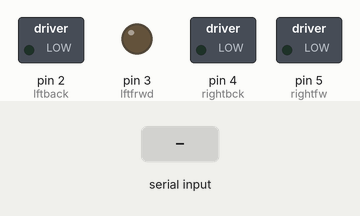
Bench run of a sketch on a simulated Arduino Uno, built with avr-gcc and run on an emulated ATmega328P. Shown: switched loads named in the sketch (green lamp = pin HIGH), output pins drawn as LEDs (lit = HIGH). Inputs (shaded band) come from the test bench.

Above: at 1.2 s.
1.3 s: "B" received over Serial
At 1.9 s:
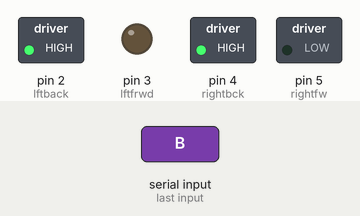
2.8 s: "R" received over Serial
At 4.0 s:
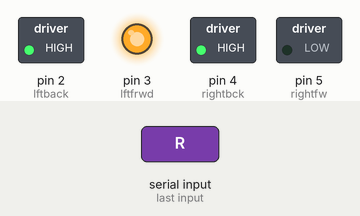
4.3 s: "L" received over Serial
At 5.3 s:
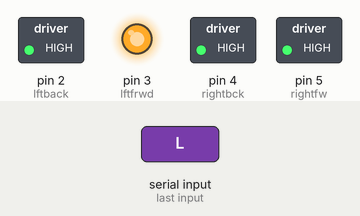
5.8 s: "S" received over Serial
At 6.5 s:
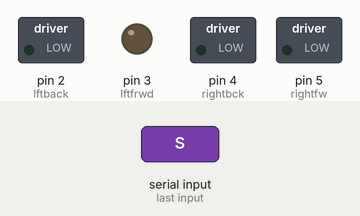
7.3 s: "R" received over Serial
At 7.6 s:
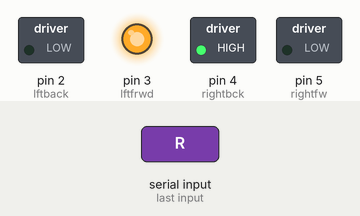
Timing chart, 0 to 9.8 s (numbered marks = the images above; inputs shaded):
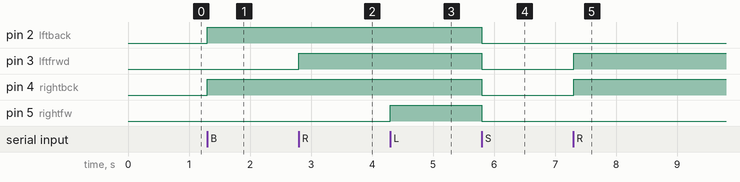

Measured:
- after the input at 1.3 s, pin 2 (lftback), pin 4 (rightbck): LOW → HIGH at once
- after the input at 2.8 s, pin 3 (lftfrwd): LOW → HIGH at once
- after the input at 4.3 s, pin 5 (rightfw): LOW → HIGH at once
- after the input at 5.8 s, pin 2 (lftback), pin 3 (lftfrwd), pin 4 (rightbck), pin 5 (rightfw): HIGH → LOW at once
- after the input at 7.3 s, pin 3 (lftfrwd), pin 4 (rightbck): LOW → HIGH at once

The sketch:

car2-1.ino
```cpp
 #include <AFMotor.h>//library for motor driver
#include <HCSR04.h>//library for ultrasonic sensor
//creating functions for drive mode
void forward();
void reverse();
void halt();
void left();
void right();
// declaring proximity variiables
float duration, d;
// declarations of pins
int echopin = 13;
int trigpin = 12;
int rightfw = 5;
int lftfrwd = 3;
int lftback = 2;
int rightbck = 4;
char val;


void setup() {
  //pinMode(11,OUTPUT);
  pinMode(trigpin,OUTPUT);
  pinMode(echopin, INPUT);
  pinMode(lftfrwd,OUTPUT);
  pinMode(lftback,OUTPUT);
  pinMode(rightfw,OUTPUT);
  pinMode(rightbck,OUTPUT);
  Serial.begin(9600);
  //digitalWrite(11,HIGH);

}

void loop()
{


       if (Serial.available() > 0){
        val = Serial.read();
        if(val =='F' )
       {
        //forward();
        digitalWrite(trigpin,LOW);
         delay(2);
        digitalWrite(trigpin,HIGH);
          delay(10);
        digitalWrite(trigpin,LOW);
         duration = pulseIn(echopin,HIGH);
           d = (duration*.0343)/2;
        Serial.println("d");
        Serial.println(d);
        delay(100);

         if(d<10)
      {
        halt();
      }
      else{
        forward();
       }
           }
       else if(val =='B')
       {
        reverse();
       }
        else if(val =='R')
       {
        right();
       }
       else if(val =='L')
       {
        left();
       }
       else if(val =='S')
       {
        halt();
       }
      }
}

void forward()
{
   digitalWrite(lftfrwd, HIGH);
   digitalWrite(rightfw, HIGH);
  }
void reverse()
{
  digitalWrite(rightbck, HIGH);
  digitalWrite(lftback, HIGH);
}
void halt()
{
   digitalWrite(lftfrwd, LOW);
   digitalWrite(rightfw, LOW);
  digitalWrite(rightbck, LOW);
  digitalWrite(lftback, LOW);
}
void left()
{
   digitalWrite(rightfw, HIGH);
  digitalWrite(lftback, HIGH);
}
void right()
{
   digitalWrite(rightbck, HIGH);
   digitalWrite(lftfrwd, HIGH);
}
```
